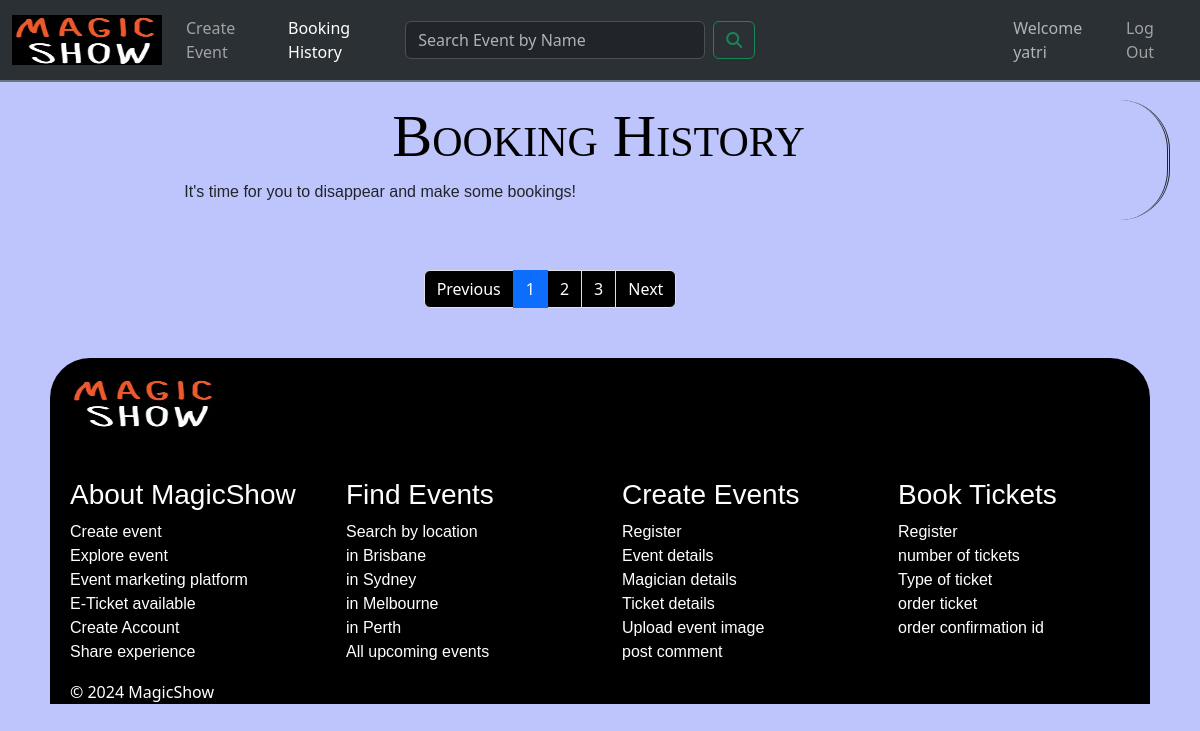
/history (signed in), run on an earlier commit of the app's database.
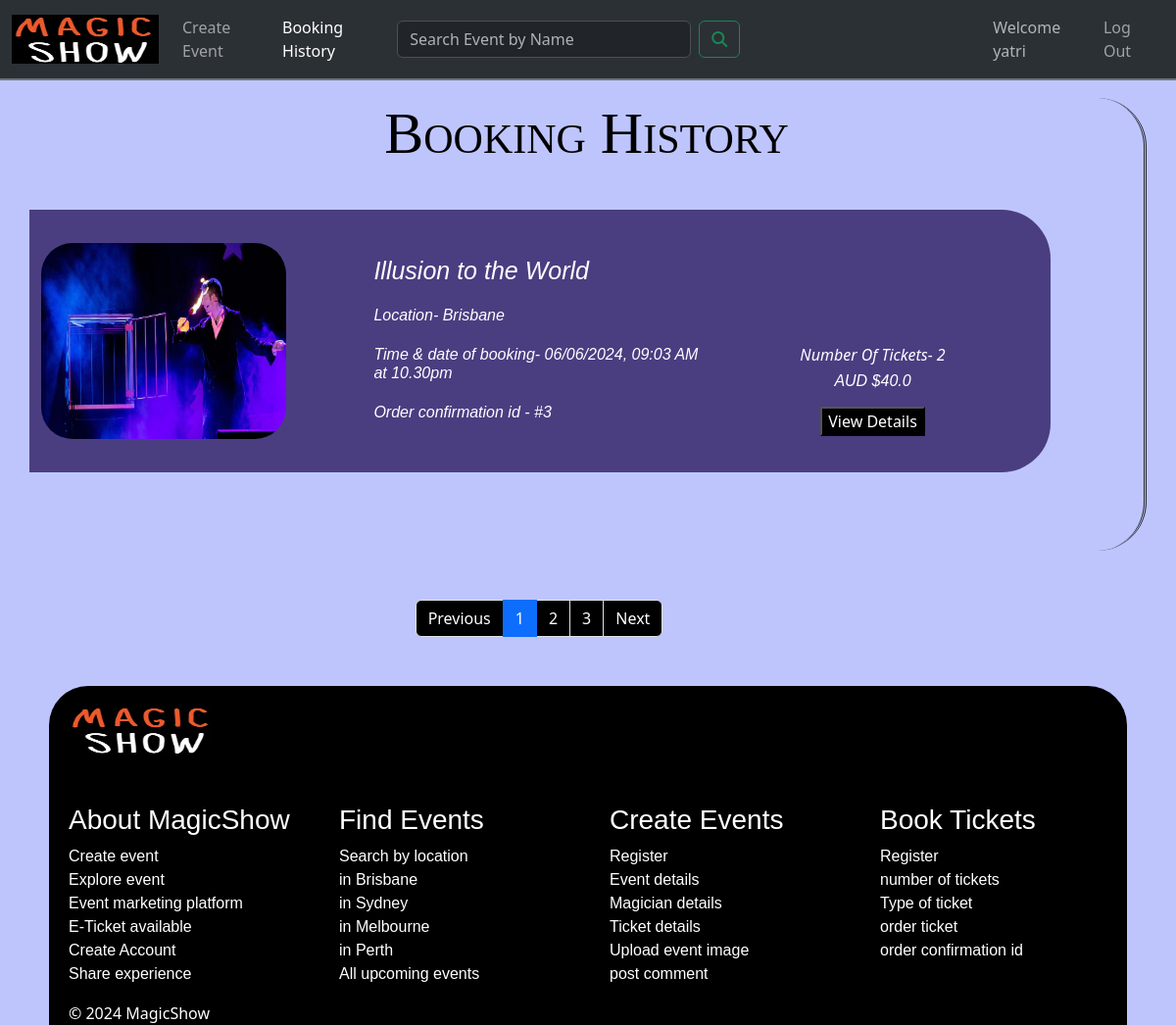
And on a later commit of the database.
### website/models.py (models this page shows, shortened)
class User(db.Model, UserMixin):
    __tablename__ = 'users'
    id = db.Column(db.Integer, primary_key=True, nullable=False)
    userName = db.Column(db.String(100), index=True, nullable=False)
    emailid = db.Column(db.String(100), index=True, unique=True, nullable=False)
    contactNumber = db.Column(db.String(100))
    password_hash = db.Column(db.String(255), nullable=False)
    address = db.Column(db.String(255))
    bookings = db.relationship('Booking', backref='user')
    comments = db.relationship('Comment', backref='user')

class Booking(db.Model):
    __tablename__ = 'bookings'
    id = db.Column(db.Integer, primary_key=True)
    booked_at = db.Column(db.DateTime, default=datetime.now())
    numTickets = db.Column(db.Integer)
    totalPrice = db.Column(db.Float)
    userid = db.Column(db.Integer, db.ForeignKey('users.id'))
    eventid = db.Column(db.Integer, db.ForeignKey('events.id'))

class Event(db.Model):
    __tablename__ = 'events'
    id = db.Column(db.Integer, primary_key=True, nullable=False)
    userid = db.Column(db.Integer, db.ForeignKey('users.id'))
    eventName = db.Column(db.String(80))
    eventstartDateTime = db.Column(db.DateTime, nullable=False)
    eventendDateTime = db.Column(db.DateTime, nullable=False)
    eventType = db.Column(db.String(50))
    eventLocation = db.Column(db.String(200))
    description = db.Column(db.String(200))
    ticketQuantity = db.Column(db.Integer)
    ticketsAvailable = db.Column(db.Integer)
    ticketPrice = db.Column(db.Float)
    eventImage = db.Column(db.String(400))
    eventStatus = db.Column(db.String(10))
    eventType = db.Column(db.String(50), nullable=False)
    bookings = db.relationship('Booking', backref='event', cascade="all, delete-orphan")
    comments = db.relationship('Comment', backref='event', cascade="all, delete-orphan")

### website/views.py (the view)
@mainbp.route('/history')
@login_required
def history():
    bookings = Booking.query.filter_by(userid=current_user.id).all()
    return render_template('bhistory.html', bookings=bookings)

### website/templates/bhistory.html
{% extends 'base.html' %}
 {% block content %}
  <main>
    <div id="history1" class="container d-flex justify-content-center align-items-center">
      <div class="row">
        <h1 id="book1">Booking History</h1>
        {% if bookings %}
        {% for booking in bookings %}
        <div id="first" class="d-flex col-md-11">
          <div class="col-lg-4 col-md-6 col-sm-6">
            <img class="rounded-5" src="{{ url_for('static', filename=booking.event.eventImage) }}" class="rounded-5" width="250px" height="200px">
          </div>
          <div class="col-lg-5 col-md-2">
            <h6 id="write4">{{booking.event.eventName}}</h6>
            <h6 id="write3">Location- {{booking.event.eventLocation}}</h6>
            <h6 id="write3">Time & date of booking- {{booking.booked_at.strftime("%d/%m/%Y, %H:%M %p")}}<br>
            at 10.30pm</h6>
            <h6 id="write3">Order confirmation id - #{{booking.id}}</h6>
          </div>
          <div id="price" class="col-lg-2 col-md-4">
            <h7 id="write3">Number Of Tickets- {{booking.numTickets}}</h7>
            <h6 id="write3">AUD ${{booking.totalPrice}}</h6>
            <a href="{{url_for('event.show', id=booking.event.id)}}"><button class="btnb">View Details</button></a>
          </div>
        </div>
        {% endfor %}
        {% else %}
        <p>It's time for you to disappear and make some bookings!</p>
        {% endif %}
      </div>
    </div>
    <div class="col-md-10">
      <ul class="pagination justify-content-center">
        <li class="page-item">
          <a class="page-link">Previous</a>
        </li>
        <li class="page-item"><a class="page-link active" href="#">1</a></li>
        <li class="page-item"><a class="page-link" href="#">2</a></li>
        <li class="page-item"><a class="page-link" href="#">3</a></li>
        <li class="page-item">
          <a class="page-link" href="#">Next</a>
        </li>
      </ul>
    </div>
  </main>
{% endblock %}

### website/templates/base.html (shortened to what this page needs)
<!DOCTYPE html>
<html lang="en">
<head>
  <link href="https://cdn.jsdelivr.net/npm/bootstrap@5.3.3/dist/css/bootstrap.min.css" rel="stylesheet">
  <link rel="stylesheet" href="{{ url_for('static', filename='style.css')}}">
</head>
<body>
    <header>
        <nav class="navbar navbar-custom navbar-expand-lg bg-body-tertiary fixed-top bg-dark" data-bs-theme="dark">
            <div class="container-fluid">
              <a class="navbar-brand" href="{{url_for('main.index')}}">
                <img src="{{url_for('static', filename='img/logo.png')}}" alt="MagicShow" width="150" height="50">
              </a>
              <div class="collapse navbar-collapse" id="navbarSupportedContent">
                <ul class="navbar-nav ms-auto mb-2 mb-lg-0">
                  <li class="nav-item">
                    <a class="nav-link {% if request.endpoint == 'event.create' %}active{% endif %}" href="{{ url_for('event.create')}}">Create Event</a>
                  </li>
                  <li class="nav-item">
                    <a class="nav-link {% if request.endpoint == 'main.history' %}active{% endif %}" href="{{ url_for('main.history')}}">Booking History</a>
                  </li>
                </ul>
              </div>
              <form class="d-flex" role="search" action="{{url_for('main.search')}}">
                <input class="form-control me-2" style="width:50%;" type="search" name="search" id="SearchForm" placeholder="Search Event by Name" aria-label="Search">
                <button class="btn btn-outline-success" type="submit"><i class="fa-solid fa-magnifying-glass"></i></button>
              </form>
              <div class="collapse navbar-collapse" id="navbarSupportedContent">
                <ul class="navbar-nav ms-auto mb-2 mb-lg-0">
                  {% if current_user.is_authenticated %}
                  <li class="nav-item">
                     <a class="nav-link disabled text-muted" href="#">Welcome {{current_user.userName}}</a>
                  </li>
                  <li>
                     <a class="nav-link" href="{{ url_for('auth.logout') }}">Log Out</a>
                  </li>
                  {% endif %}
                </ul>
              </div>
            </div>
          </nav>
    </header>
    {% block content %}
    {% endblock %}
    <footer class="footer">
        <section class="top">
            <img id="footerimage" src="{{url_for('static', filename='img/logo.png')}}" width="150" height="50" >
            <div class="footer">
              <div class="row footerrow text-left">
                <div class="col-lg-3 col-md-6 mb-4 mb-md-0">
                  <h3>About MagicShow</h3>
                   <ul class="list-unstyled">
                    <li><a>Create event</a></li>
                    <li><a>Explore event</a></li>
                    <li><a>Event marketing platform</a></li>
                    <li><a>E-Ticket available</a></li>
                    <li><a>Create Account</a></li>
                    <li><a>Share experience</a></li>
                  </ul>
                </div>
                <div class="col-lg-3 col-md-6 mb-4 mb-md-0">
                  <h3>Find Events</h3>
                    <ul class="list-unstyled">
                    <li><a>Search by location</a></li>
                    <li><a>in Brisbane</a></li>
                    <li><a>in Sydney</a></li>
                    <li><a>in Melbourne</a></li>
                    <li><a>in Perth</a></li>
                    <li><a>All upcoming events</a></li>
                    </ul>
                </div>
                <div class="col-lg-3 col-md-6 mb-4 mb-md-0">
                  <h3>Create Events</h3>
                    <ul class="list-unstyled">
                    <li><a>Register</a></li>
                    <li><a>Event details</a></li>
                    <li><a>Magician details</a></li>
                    <li><a>Ticket details</a></li>
                    <li><a>Upload event image</a></li>
                    <li><a>post comment</a></li>
                    </ul>
                </div>
                <div class="col-lg-3 col-md-6 mb-4 mb-md-0">
                  <h3>Book Tickets</h3>
                    <ul class="list-unstyled">
                      <li><a>Register</a></li>
                      <li><a>number of tickets</a></li>
                      <li><a>Type of ticket</a></li>
                      <li><a>order ticket</a></li>
                      <li><a>order confirmation id</a></li>
                    </ul>
                </div>
              </div>
            </div>
          </section>
          <section class="bottom">© 2024 MagicShow</section>
    </footer>
</body>
</html>

### website/static/style.css (style rules this page uses)
body { background-color: rgba(2, 31, 248, 0.253); }
.navbar-custom { background-color: black; border-bottom: 2px solid #6c757d; }
.navbar-custom .nav-link { color: #ffffff8d; transition: color 0.3s ease; }
.top { border-top-left-radius:40px; border-top-right-radius:40px; margin-left:50px; margin-top: 50px; margin-right:50px; background-color: black; }
.footerrow { margin-top:50px; padding-left:20px; color:white }
.bottom { margin-left:50px; margin-right:50px; padding-left:20px; background-color: black; color:white; }
#footerimage { margin-left:20px; margin-top:20px; }
form { width:90%; max-width: 600px; }
input,textarea { width:100%; padding:10px; outline:100px; border: 1px #fff #000000; color: #040000; background:transparent; font-size:15px; }
#history1 { margin-top:100px; border: left 0; border-top-right-radius: 50px; border-bottom-right-radius: 50px; border-right-style:double; }
#first { background-color:rgba(53, 36, 105, 0.841); margin-top:3%; margin-bottom:7%; border-top-right-radius: 50px; border-bottom-right-radius: 50px; padding-top:3%; padding-bottom:3%; margin-right:3%; color:white; }
#price { text-align:center; padding-top:10%; }
#book1 { color:black; text-align: center; font-variant: small-caps; font-size: 60px; }
.pagination { align-items: center; margin-top:5%; margin-left:10%; }
.page-link { background-color:black; color:white; }
.btnb { background-color: black; color:white; margin-top:5%; }
h1 { font-family:Georgia, 'Times New Roman', Times, serif; }
h6 { font-family:'Trebuchet MS', 'Lucida Sans Unicode', 'Lucida Grande', 'Lucida Sans', Arial, sans-serif; }
h3 { font-family:'Trebuchet MS', 'Lucida Sans Unicode', 'Lucida Grande', 'Lucida Sans', Arial, sans-serif; }
.list-unstyled { font-family:'Trebuchet MS', 'Lucida Sans Unicode', 'Lucida Grande', 'Lucida Sans', Arial, sans-serif; }
#write3 { font-style: italic; padding-top:3%; }
#write4 { font-style:italic; padding-top:3%; font-size: 25px; }
.navbar-custom .nav-link:hover, .navbar-custom .nav-link.active { color: #ffffff; }

What changed in the data, as far as the page shows it:
added Booking: eventImage (picture), event.eventName "Illusion to the World", event.eventLocation "Brisbane", booked_at "06/06/2024, 09:03 AM", id "3", numTickets "2", totalPrice "40.0"
Also different on the page:
text no longer shown: "It's time for you to disappear and make some bookings!"
